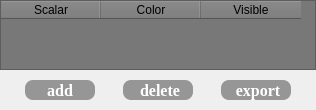
            <widget class="QWidget" name="landmark_w">
             <property name="styleSheet">
              <string notr="true">background-color: rgb(120, 120, 120);\nborder:none;</string>
             </property>
             <attribute name="title">
              <string>Landmark</string>
             </attribute>
             <layout class="QVBoxLayout" name="verticalLayout_6" stretch="6,1">
              <property name="spacing">
               <number>0</number>
              </property>
              <property name="leftMargin">
               <number>0</number>
              </property>
              <property name="topMargin">
               <number>0</number>
              </property>
              <property name="rightMargin">
               <number>0</number>
              </property>
              <property name="bottomMargin">
               <number>0</number>
              </property>
              <item>
               <widget class="QTableWidget" name="landmarks_tw">
                <property name="styleSheet">
                 <string notr="true">color: rgb(0, 0, 0);
background-color: rgb(120, 120, 120);</string>
                </property>
                <property name="sizeAdjustPolicy">
                 <enum>QAbstractScrollArea::AdjustToContents</enum>
                </property>
                <property name="textElideMode">
                 <enum>Qt::ElideMiddle</enum>
                </property>
                <attribute name="verticalHeaderVisible">
                 <bool>false</bool>
                </attribute>
                <column>
                 <property name="text">
                  <string>Scalar</string>
                 </property>
                </column>
                <column>
                 <property name="text">
                  <string>Color</string>
                 </property>
                </column>
                <column>
                 <property name="text">
                  <string>Visible</string>
                 </property>
                </column>
               </widget>
              </item>
              <item>
               <layout class="QHBoxLayout" name="horizontalLayout_11" stretch="4,1,4,1,4">
                <property name="spacing">
                 <number>10</number>
                </property>
                <property name="leftMargin">
                 <number>25</number>
                </property>
                <property name="topMargin">
                 <number>10</number>
                </property>
                <property name="rightMargin">
                 <number>25</number>
                </property>
                <property name="bottomMargin">
                 <number>10</number>
                </property>
                <item>
                 <widget class="QPushButton" name="addlandmark_btn">
                  <property name="sizePolicy">
                   <sizepolicy hsizetype="Expanding" vsizetype="Expanding">
                    <horstretch>0</horstretch>
                    <verstretch>0</verstretch>
                   </sizepolicy>
                  </property>
                  <property name="font">
                   <font>
                    <family>Times New Roman</family>
                    <pointsize>12</pointsize>
                    <bold>true</bold>
                   </font>
                  </property>
                  <property name="styleSheet">
                   <string notr="true">color: rgb(255, 255, 255);
background-color: rgb(150, 150, 150);
border-radius: 8px;</string>
                  </property>
                  <property name="text">
                   <string>  add  </string>
                  </property>
                  <property name="icon">
                   <iconset>
                    <normaloff>resource/加.png</normaloff>resource/加.png</iconset>
                  </property>
                 </widget>
                </item>
                <item>
                 <spacer name="horizontalSpacer_13">
                  <property name="orientation">
                   <enum>Qt::Horizontal</enum>
                  </property>
                  <property name="sizeHint" stdset="0">
                   <size>
                    <width>40</width>
                    <height>20</height>
                   </size>
                  </property>
                 </spacer>
                </item>
                <item>
                 <widget class="QPushButton" name="deleteLandmark_btn">
                  <property name="sizePolicy">
                   <sizepolicy hsizetype="Expanding" vsizetype="Expanding">
                    <horstretch>0</horstretch>
                    <verstretch>0</verstretch>
                   </sizepolicy>
                  </property>
                  <property name="font">
                   <font>
                    <family>Times New Roman</family>
                    <pointsize>12</pointsize>
                    <bold>true</bold>
                   </font>
                  </property>
                  <property name="styleSheet">
                   <string notr="true">color: rgb(255, 255, 255);
background-color: rgb(150, 150, 150);
border-radius: 8px;</string>
                  </property>
                  <property name="text">
                   <string> delete</string>
                  </property>
                  <property name="icon">
                   <iconset>
                    <normaloff>resource/删除_填充.png</normaloff>resource/删除_填充.png</iconset>
                  </property>
                 </widget>
                </item>
                <item>
                 <spacer name="horizontalSpacer_22">
                  <property name="orientation">
                   <enum>Qt::Horizontal</enum>
                  </property>
                  <property name="sizeHint" stdset="0">
                   <size>
                    <width>40</width>
                    <height>20</height>
                   </size>
                  </property>
                 </spacer>
                </item>
                <item>
                 <widget class="QPushButton" name="exportLandmark_btn">
                  <property name="sizePolicy">
                   <sizepolicy hsizetype="Expanding" vsizetype="Expanding">
                    <horstretch>0</horstretch>
                    <verstretch>0</verstretch>
                   </sizepolicy>
                  </property>
                  <property name="font">
                   <font>
                    <family>Times New Roman</family>
                    <pointsize>12</pointsize>
                    <bold>true</bold>
                   </font>
                  </property>
                  <property name="styleSheet">
                   <string notr="true">color: rgb(255, 255, 255);
background-color: rgb(150, 150, 150);
border-radius: 8px;</string>
                  </property>
                  <property name="text">
                   <string> export</string>
                  </property>
                  <property name="icon">
                   <iconset>
                    <normaloff>resource/导出.png</normaloff>resource/导出.png</iconset>
                  </property>
                 </widget>
                </item>
               </layout>
              </item>
             </layout>
            </widget>
